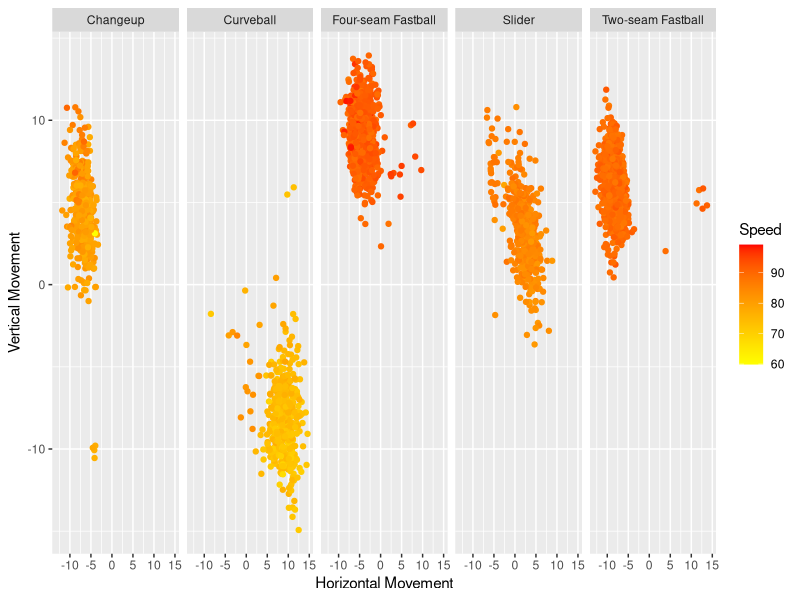
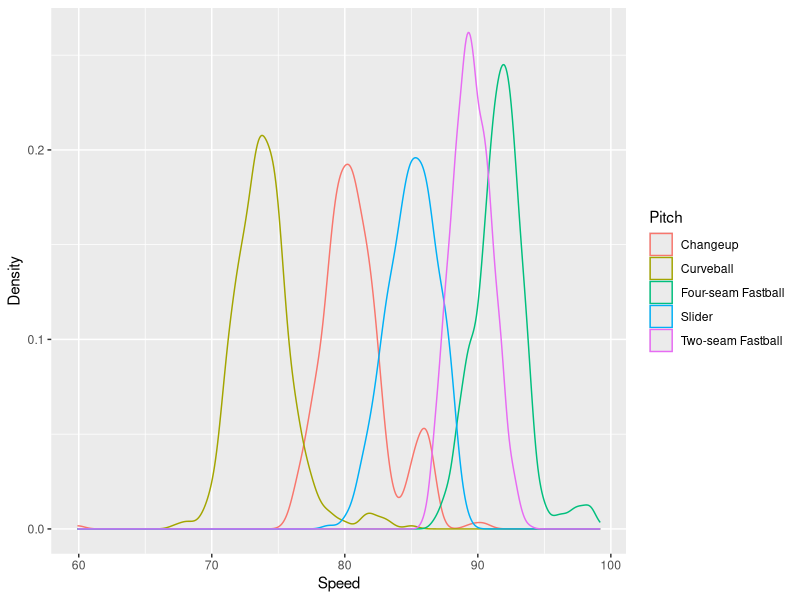
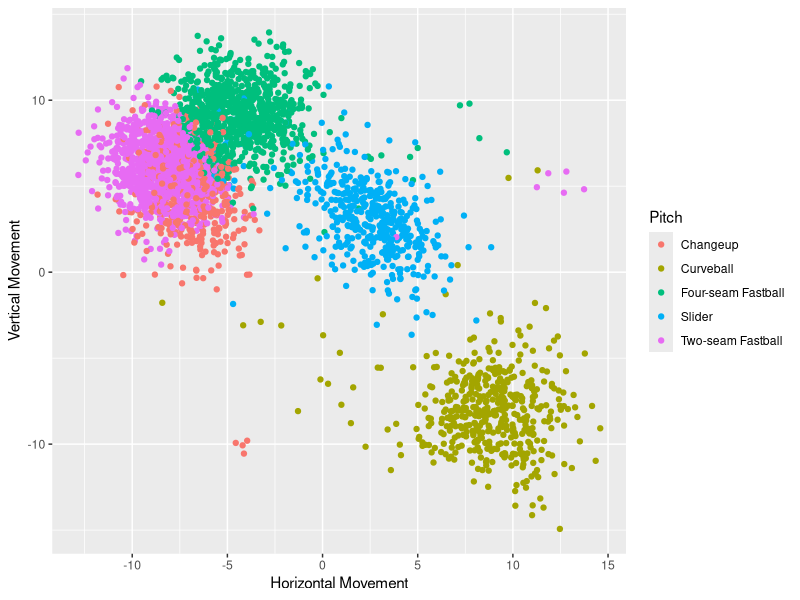

Generate these figures, in order, with R: (Note: this script raises an error after producing the figures.)
# cluster_pitches.R
library(readr)
library(tibble)
library(tidyr)
library(dplyr)
library(mclust)
library(ggplot2)

# Read input data ----------------------------

abrv <- read_csv("./pitch_abbreviations.csv")
pitches <- 
    read_csv("./porcello_2016_pitches.csv") %>%
    mutate(Pitch = as.character(sapply(
        pitch_type, function(x) { abrv$Desc[abrv$Pitch == x]}))) %>%
    filter(Pitch != "Pitch Out") %>%
    filter(Pitch != "Sinker") %>%
    filter(!is.na(start_speed))

# Exploratory plotting -----------------------

# Density of pitch type by speed
speed <- ggplot(pitches, aes(start_speed)) + 
    geom_density(aes(color = Pitch)) + 
    labs(x = "Speed", y = "Density")
 
# Pitch movement by type
type <- ggplot(pitches, aes(x = pfx_x, y = pfx_z)) +
    geom_point(aes(color = Pitch)) +
    labs(x = "Horizontal Movement", y = "Vertical Movement") 
 
# Speed and movement across pitch types
facet <- ggplot(pitches, aes(x = pfx_x, y = pfx_z)) + 
    geom_point(aes(color = start_speed)) +
    scale_color_gradient(low = "yellow", high = "red") + 
    facet_grid(. ~ Pitch) +
    labs(x = "Horizontal Movement", y = "Vertical Movement",
         color = "Speed")
 
# Cluster analysis --------------------------
p <- select(pitches, start_speed, break_y, break_length, break_angle,
            pfx_x, pfx_z, Pitch, type_confidence) 
clust <- Mclust(p[,c("start_speed", "break_y", "break_length", "break_angle")])
#> Best model : ellipsoidal, equal shape (VEV) with 9 components 
 
# Record BIC from EM algorithm
clustBIC <- mclustBIC(p[, c("start_speed", "break_y", "break_length", "break_angle")])

# Attach cluster membership/probability to each observation
p$cclass <- clust$class
cProb <- data.frame(clust$z)
p <- bind_cols(p, cProb)

# Compare cluster class to MLB class, create normalized counts by cluster
classct <- 
    as.data.frame(table(p$cclass, p$Pitch)) %>%
    rename(cluster = Var1, mlb = Var2, count = Freq) %>%
    spread(mlb, count)

# Create normalized matrix of cluster counts by row
classct.norm <- data.frame(matrix(NA, nrow = nrow(classct), ncol = ncol(classct) - 1))
for (i in 1:nrow(classct)) {
    # Total pitches per cluster
    total <- sum(classct[i,-1])
    
    for (j in 2:ncol(classct)) {
        # Normalize values within each row
        classct.norm[i, j - 1] <- classct[i, j] / total
    }
}

# Combine with original class counts, reform for plotting
n <- bind_cols(classct, classct.norm) %>%
    gather(`Changeup`, `Curveball`, `Four-seam Fastball`, `Slider`, `Two-seam Fastball`,
           key = "mlb", value = "count") %>%
    gather(`X1`, `X2`, `X3`, `X4`, `X5`, key = normalized, value = "freq")

    
# Plot classification table   
ggplot(n, aes(x = mlb, y = cluster)) +
    geom_tile(aes(fill = count)) +
    scale_fill_gradient(low = "red", high = "green")

# Clusters by movement
ggplot(p, aes(x = pfx_x, y = pfx_z)) +
    geom_point(aes(color = as.character(cclass)))
